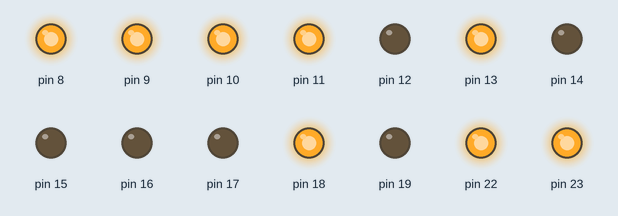
A sketch run on a simulated Arduino Uno, built with avr-gcc and run on an emulated ATmega328P. Shown: output pins drawn as LEDs (lit = HIGH).

Above: at 0.5 s.
At 2.5 s:
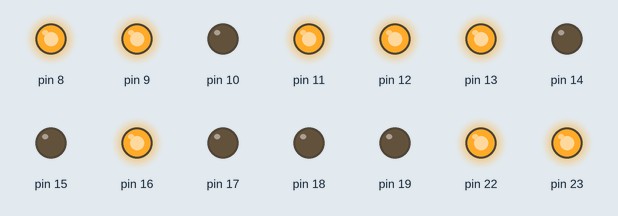
At 3.5 s:
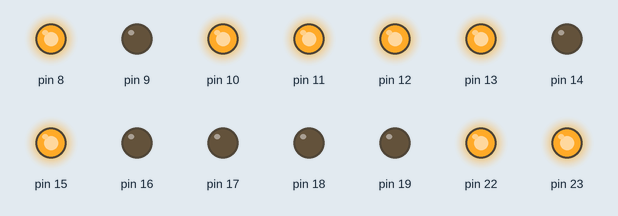
At 4.5 s:
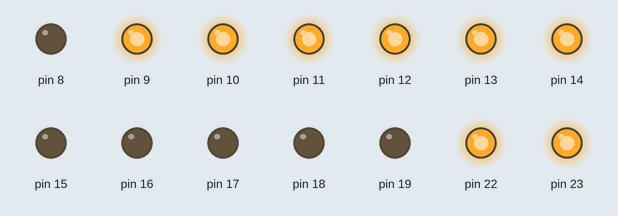
At 8.0 s:
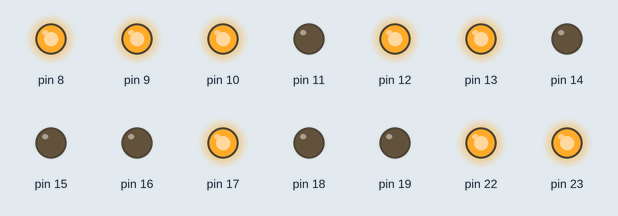
Timing chart, 0 to 11.5 s (numbered marks = the images above):
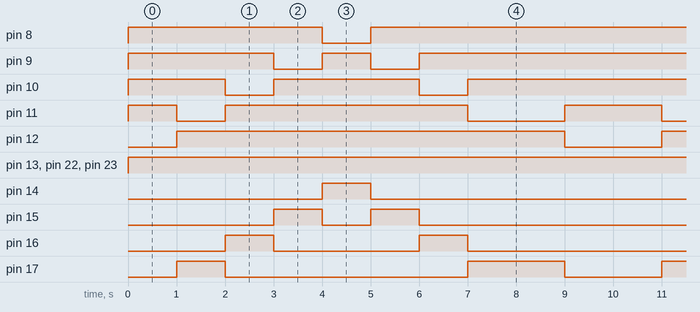

Measured:
- by itself, pin 8: repeats every 10.0 s: LOW 1.0 s, HIGH 9.0 s
- by itself, pin 9: repeats every 10.0 s: LOW 1.0 s, HIGH 1.0 s, LOW 1.0 s, HIGH 7.0 s
- by itself, pin 10: repeats every 10.0 s: LOW 1.0 s, HIGH 3.0 s, LOW 1.0 s, HIGH 5.0 s
- by itself, pin 11: repeats every 10.0 s: LOW 1.0 s, HIGH 5.0 s, LOW 2.0 s, HIGH 2.0 s
- by itself, pin 12: alternates HIGH for 8.0 s and LOW for 2.0 s
- by itself, pin 13, pin 22, pin 23: LOW → HIGH at 0.00 s
- by itself, pin 14: alternates HIGH for 1.0 s and LOW for 9.0 s
- by itself, pin 15: repeats every 10.0 s: LOW 1.0 s, HIGH 1.0 s, LOW 7.0 s, HIGH 1.0 s

The sketch:

6.1.ino
```cpp
#include <avr/io.h>
#include <util/delay.h>
#include <avr/interrupt.h>

int main()
{
  DDRB = 0xFF;
  DDRC = 0xFF;
  PORTB = 0xFF;
  PORTC = 0x00;
  int period = 1000;
  while(1)
  {
    PORTC = 0b00010000;
    PORTB = 0b11101111;
    _delay_ms(period);

    PORTC = 0b00001000;
    PORTB = 0b11110111;
    _delay_ms(period);

    PORTC = 0b00000100;
    PORTB = 0b11111011;
    _delay_ms(period);

    PORTC = 0b00000010;
    PORTB = 0b11111101;
    _delay_ms(period);

    PORTC = 0b00000001;
    PORTB = 0b11111110;
    _delay_ms(period);

    PORTC = 0b00000010;
    PORTB = 0b11111101;
    _delay_ms(period);

    PORTC = 0b00000100;
    PORTB = 0b11111011;
    _delay_ms(period);

    PORTC = 0b00001000;
    PORTB = 0b11110111;
    _delay_ms(period);

    PORTC = 0b00001000;
    PORTB = 0b11110111;
    _delay_ms(period);

    PORTC = 0b00010000;
    PORTB = 0b11101111;
    _delay_ms(period);
  }
}
```
